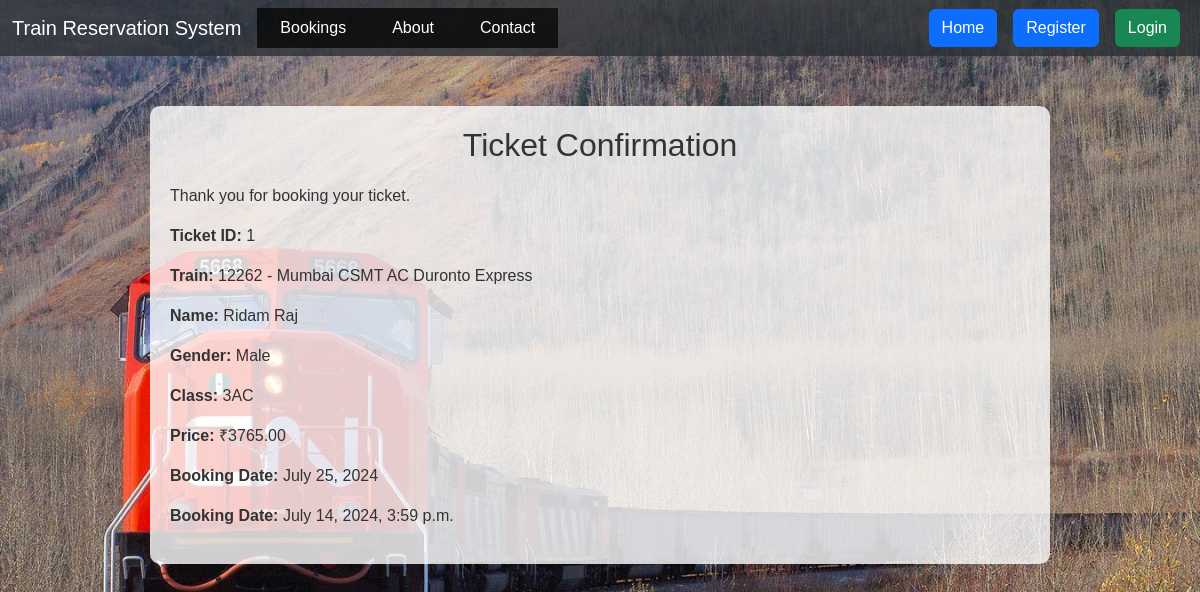
The page /reservation/ticket/1/ on the database as committed earlier.
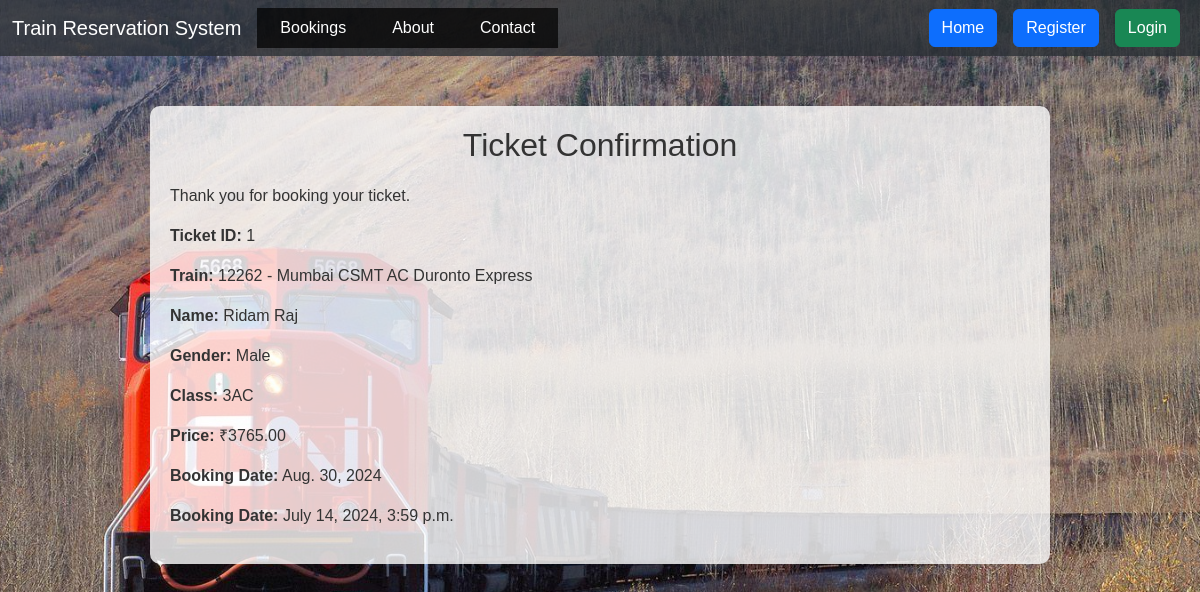
The same page on the database as committed later.
### reservation/models.py (models this page shows, shortened)
class Ticket(models.Model):
    user = models.ForeignKey(settings.AUTH_USER_MODEL, on_delete=models.CASCADE)
    train = models.ForeignKey(Train, on_delete=models.CASCADE)
    first_name = models.CharField(max_length=100)
    last_name = models.CharField(max_length=100)
    gender = models.CharField(max_length=10)
    travel_class = models.CharField(max_length=10)
    price = models.DecimalField(max_digits=6, decimal_places=2)
    journey_date = models.DateField(null=False)
    booking_date = models.DateTimeField(auto_now_add=True)

class Train(models.Model):
    name = models.CharField(max_length=100)
    start = models.CharField(max_length=100)
    end = models.CharField(max_length=100)
    departure_time = models.TimeField()
    arrival_time = models.TimeField()
    price_sleeper = models.DecimalField(max_digits=6, decimal_places=2)
    price_3ac = models.DecimalField(max_digits=6, decimal_places=2)
    price_2ac = models.DecimalField(max_digits=6, decimal_places=2)
    price_1ac = models.DecimalField(max_digits=6, decimal_places=2)

### reservation/views.py (the view)
# urls.py: path('ticket/<int:ticket_id>/', views.ticket, name='ticket'),
def ticket(request, ticket_id):
    ticket = Ticket.objects.get(id=ticket_id)
    return render(request, 'ticket.html', {'ticket': ticket})

### reservation/templates/ticket.html
{% extends 'base.html' %}
{% block content %}
<h2>Ticket Confirmation</h2>
<p>Thank you for booking your ticket.</p>
<p><strong>Ticket ID:</strong> {{ ticket.id }}</p>
<p><strong>Train:</strong> {{ ticket.train.name }}</p>
<p><strong>Name:</strong> {{ ticket.first_name }} {{ ticket.last_name }}</p>
<p><strong>Gender:</strong> {{ ticket.gender }}</p>
<p><strong>Class:</strong> {{ ticket.travel_class }}</p>
<p><strong>Price:</strong> ₹{{ ticket.price }}</p>
<p><strong>Booking Date:</strong> {{ ticket.journey_date }}</p>
<p><strong>Booking Date:</strong> {{ ticket.booking_date }}</p>
{% endblock %}

### templates/base.html (shortened to what this page needs)
{% load static %}
<!DOCTYPE html>
<html lang="en">
<head>
    <link href="https://cdn.jsdelivr.net/npm/bootstrap@5.3.3/dist/css/bootstrap.min.css" rel="stylesheet">
    <link rel="stylesheet" href="{% static 'css/styles.css' %}">
</head>
<body>
    <nav class="navbar navbar-expand-lg bg-body-tertiary" style = "--bs-bg-opacity: .8;" data-bs-theme="dark">
        <div class="container-fluid">
          <a class="navbar-brand" href="#">Train Reservation System</a>
          <div class="collapse navbar-collapse" id="navbarSupportedContent">
            <ul class="navbar-nav me-auto mb-2 mb-lg-0">
              <li class="nav-item">
                <a class="nav-link active" aria-current="page" href="{% url 'bookings' %}">Bookings</a>
              </li>
              <li class="nav-item">
                <a class="nav-link active" aria-current="page" href="{% url 'about' %}">About</a>
              </li>
              <li class="nav-item">
                <a class="nav-link active" aria-current="page" href="{% url 'contact' %}">Contact</a>
              </li>
            </ul>
            <a href="{% url 'index' %}" class="btn btn-primary mx-2">Home</a>
            {% if user.is_authenticated %}
            <form method="post" action ="{% url 'logout' %}">
              {% csrf_token %}
              <button class="btn btn-danger" type="submit">Logout</button>
            </form>
            {% else %}
            <a href="{% url 'register' %}" class="btn btn-primary mx-2">Register</a>
            <a href="{% url 'login' %}" class="btn btn-success mx-2">Login</a>
            {% endif %}
          </div>
        </div>
      </nav>
    <div class="container">
        {% block content %}
        {% endblock %}
    </div>
</body>
</html>

### reservation/static/css/styles.css (style rules this page uses)
body { font-family: Arial, sans-serif; background: url('../images/bg.jpg') no-repeat center center fixed; background-size: cover; color: #333; }
nav ul { list-style: none; padding: 0; display: flex; background-color: rgba(0, 0, 0, 0.7); }
nav ul li { margin: 0 15px; }
nav ul li a { text-decoration: none; color: #fff; padding: 15px 20px; display: block; }
.container { padding: 20px; background-color: rgba(255, 255, 255, 0.8); margin: 50px auto; width: 90%; max-width: 900px; border-radius: 10px; }
h1, h2 { text-align: center; margin-bottom: 20px; }
a { color: #333; }

Rows that differ between the two databases and show on the page:
changed Ticket "Ridam": journey_date "July 25, 2024" → "Aug. 30, 2024"
